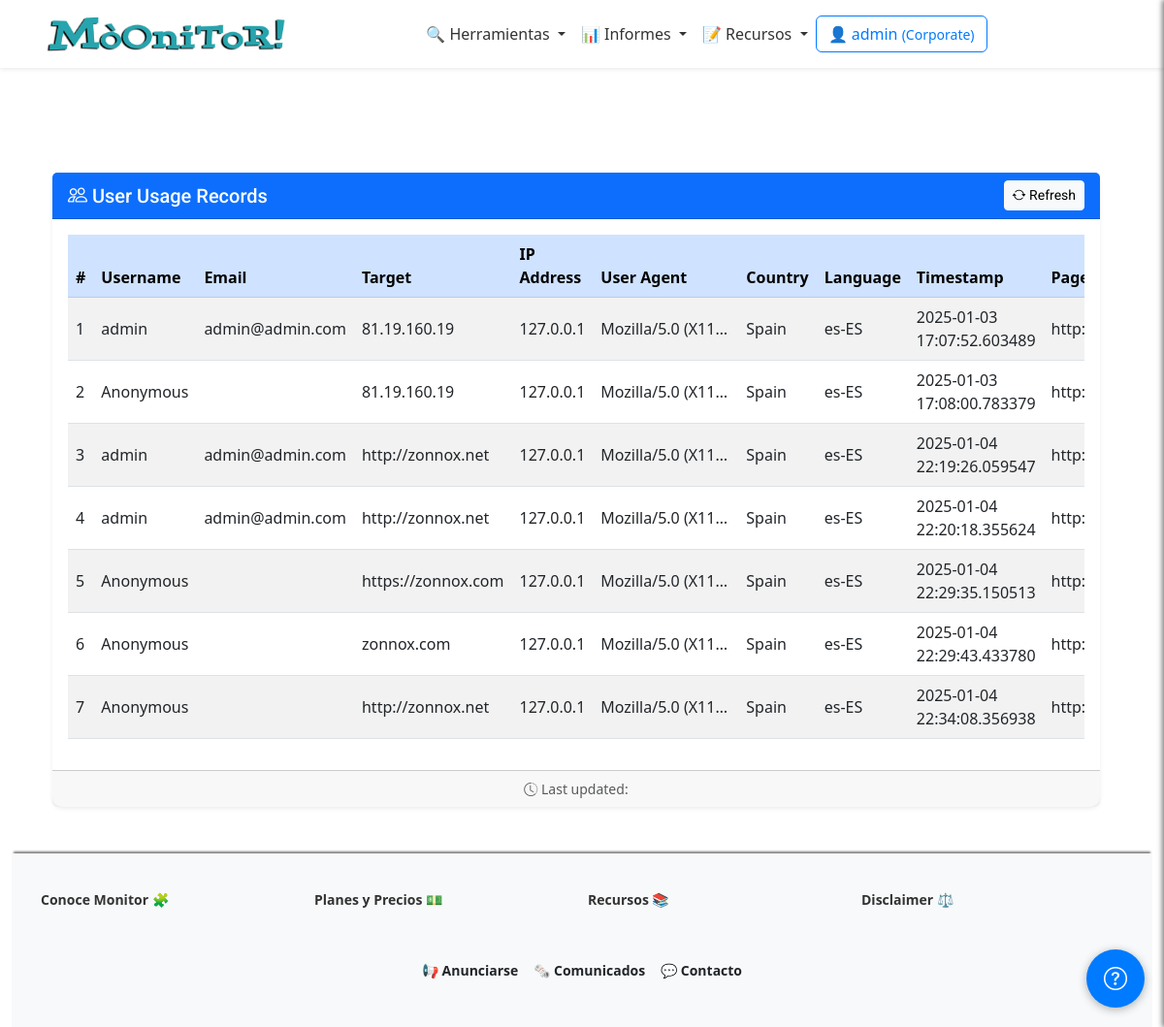
/admin/activity (signed in), run on an earlier commit of the app's database.
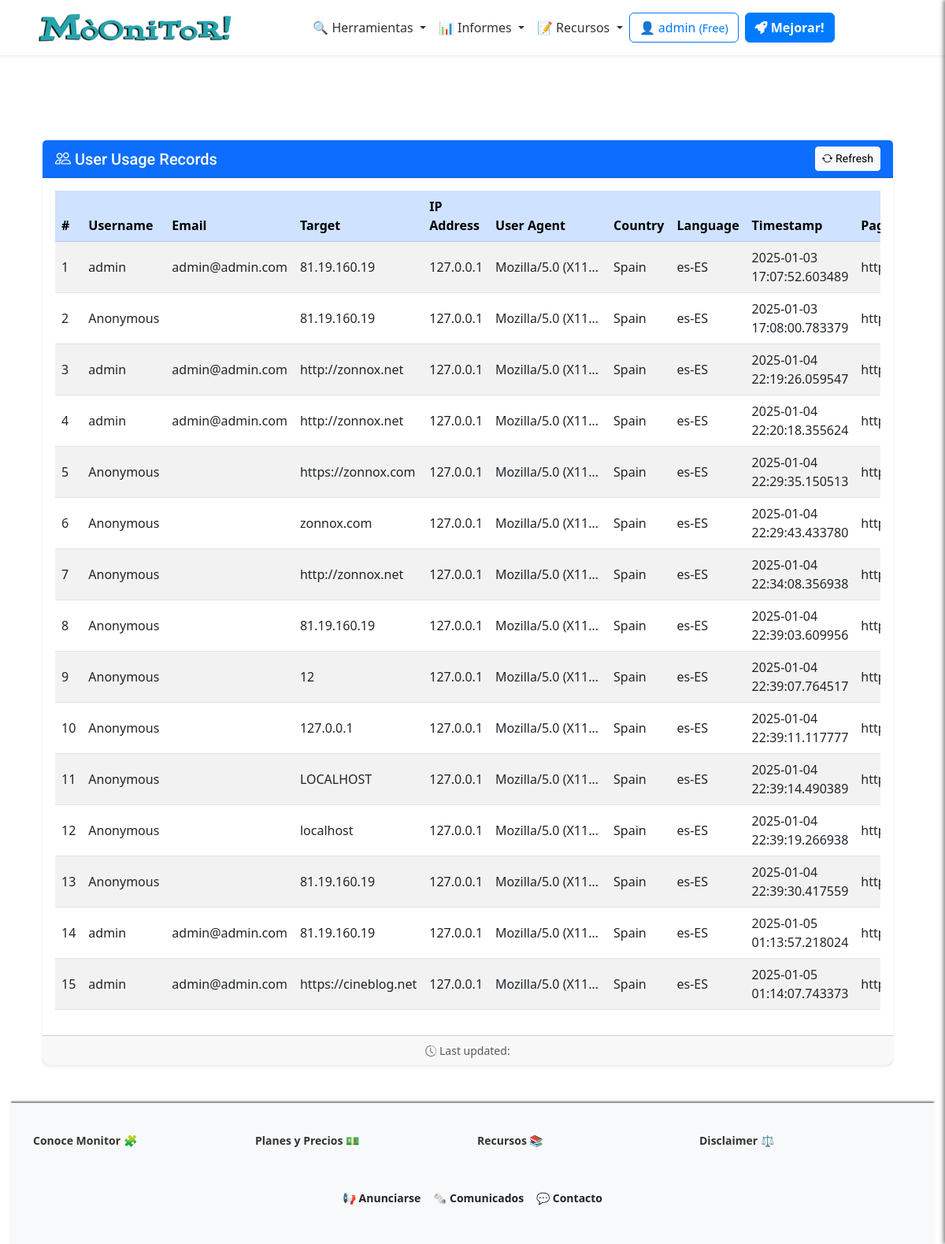
And on a later commit of the database.
### app/models/user_model.py (models this page shows, shortened)
class Users(UserMixin, db.Model):
    __tablename__ = 'Users'
    id = db.Column(db.Integer, primary_key=True)
    username = db.Column(db.String(80), unique=True, nullable=False)
    email = db.Column(db.String(120), unique=True, nullable=False)
    password_hash = db.Column(db.String(255), nullable=False)
    token = db.Column(db.String(255), index=True, unique=True)
    active = db.Column(db.Boolean, default=False)
    registered_on = db.Column(db.DateTime, nullable=False, default=datetime.datetime.utcnow)
    config = db.Column(JSONType)
    role = db.Column(db.String(20), nullable=False, default='usuario')
    subscription_plan = db.Column(Enum('Free', 'Pro', 'Corporate', name='subscription_plans'), default='Free')
    subscription_currency = db.Column(db.String(3), default='USD')  # ISO currency codes (e.g., USD, EUR)
    subscription_expiration = db.Column(db.DateTime, nullable=True)
    subscription_frequency = db.Column(Enum('Monthly', 'Annually', name='subscription_frequency'), default='Monthly')
    primary_payment = db.Column(JSONType, nullable=True)  # IBAN, SWIFT, etc.
    secondary_payment = db.Column(JSONType, nullable=True)
    transactions = db.relationship('Transaction', backref='user', lazy=True)

### app/models/usage_model.py (models this page shows, shortened)
class Activity(db.Model):
    __tablename__='Activity'
    id = db.Column(db.Integer, primary_key=True)
    username = db.Column(db.String(64))
    target = db.Column(db.String(256))
    email = db.Column(db.String(120))
    ip_address = db.Column(db.String(15))
    user_agent = db.Column(db.String(256))
    country = db.Column(db.String(64))
    language = db.Column(db.String(64))
    timestamp = db.Column(db.DateTime, index=True, default=datetime.utcnow())
    page_url = db.Column(db.String(256))

### app/views/logs_views.py (the view)
@app.route('/admin/activity')
@login_required
def activity():
    breadcrumbs = [
    {'url': '/admin', 'text': 'Admin'},
    {'url': '/admin/activity', 'text': 'Actividad'}
    ]
    records = Activity.query.all()
    return render_template('activity.html', records=records, breadcrumbs=breadcrumbs)

### app/__init__.py (called while the page is built)
@app.context_processor
def inject_sidebar_info():
    return dict(is_admin=current_user.is_authenticated and current_user.role == 'admin')

@app.context_processor
def inject_breadcrumb():
    breadcrumbs = [
        {'url': '/', 'text': 'Inicio'},
        {'url': '/profile', 'text': 'Opcion 1'},
        {'url': '/profile/edit', 'text': 'Sub opcion 1'}
    ]
    return {'breadcrumbs': breadcrumbs}

@app.context_processor
def inject_grouped_tools():
    grouped_tools = {}
    for category, tools_in_category in groupby(sorted(tools, key=itemgetter('category')), key=itemgetter('category')):
        subcategories = {}
        for subcategory, tools_in_subcategory in groupby(sorted(tools_in_category, key=itemgetter('subcategory')), key=itemgetter('subcategory')):
            subcategories[subcategory] = list(tools_in_subcategory)
        grouped_tools[category] = subcategories
    return dict(grouped_tools=grouped_tools)

@login_manager.user_loader
def load_user(user_id):
    return Users.query.get(int(user_id))

### app/templates/activity.html (shortened to what this page needs)
{% extends "base.html" %}
{% block content %}
<div class="container my-5">
    <div class="row">
        <div class="col-12">
            <div class="card shadow-sm border-0">
                <div class="card-header bg-primary text-white d-flex justify-content-between align-items-center">
                    <h2 class="h5 mb-0"><i class="bi bi-people"></i> User Usage Records</h2>
                    <button class="btn btn-light btn-sm">
                        <i class="bi bi-arrow-repeat"></i> Refresh
                    </button>
                </div>
                <div class="card-body">
                    {% if records %}
                    <div class="table-responsive">
                        <table id="usageRecordsTable" class="table table-striped table-hover align-middle">
                            <thead class="table-primary">
                                <tr>
                                    <th>#</th>
                                    <th>Username</th>
                                    <th>Email</th>
                                    <th>Target</th>
                                    <th>IP Address</th>
                                    <th>User Agent</th>
                                    <th>Country</th>
                                    <th>Language</th>
                                    <th>Timestamp</th>
                                    <th>Page URL</th>
                                </tr>
                            </thead>
                            <tbody>
                                {% for record in records %}
                                <tr>
                                    <td>{{ record.id }}</td>
                                    <td>{{ record.username }}</td>
                                    <td>{{ record.email }}</td>
                                    <td>{{ record.target }}</td>
                                    <td>{{ record.ip_address }}</td>
                                    <td class="text-truncate" style="max-width: 150px;" title="{{ record.user_agent }}">
                                        {{ record.user_agent }}
                                    </td>
                                    <td>{{ record.country }}</td>
                                    <td>{{ record.language }}</td>
                                    <td>{{ record.timestamp }}</td>
                                    <td class="text-truncate" style="max-width: 150px;" title="{{ record.page_url }}">
                                        {{ record.page_url }}
                                    </td>
                                </tr>
                                {% endfor %}
                            </tbody>
                        </table>
                    </div>
                    {% else %}
                    <div class="alert alert-warning text-center" role="alert">
                        <i class="bi bi-info-circle"></i> No usage records found.
                    </div>
                    {% endif %}
                </div>
                <div class="card-footer text-muted text-center small">
                    <i class="bi bi-clock-history"></i> Last updated: {{ current_time }}
                </div>
            </div>
        </div>
    </div>
</div>
{% endblock %}

### app/templates/base.html (shortened to what this page needs)
<!DOCTYPE html>
<html lang="en">
<head>
    <link href="https://cdn.jsdelivr.net/npm/bootstrap@5.3.0-alpha1/dist/css/bootstrap.min.css" rel="stylesheet">
    <link href="https://cdnjs.cloudflare.com/ajax/libs/font-awesome/6.0.0-beta3/css/all.min.css" rel="stylesheet">
    <link href="https://cdn.jsdelivr.net/npm/simple-datatables@latest/dist/style.css" rel="stylesheet">
    <link rel="stylesheet"
        href="https://cdnjs.cloudflare.com/ajax/libs/bootstrap-icons/1.8.1/font/bootstrap-icons.min.css">
    <link rel="stylesheet" href="{{ url_for('static', filename='css/style.css') }}">
</head>
<body>
    {% include 'inc/header.html' %}
    <div class="container-fluid">
        <div class="row-0">
            <div class="col" id="main-content">
                <div class="container mt-0">
                    {% block content %}
                    {% endblock %}
                </div>
                {% include 'inc/footer.html' %}
            </div>
        </div>
    </div>
    {% if current_user.subscription_plan == "Corporate" %}
    {% include 'inc/helpdesk.html' %}
    {% endif %}
</body>
</html>

### app/templates/inc/header.html
<header class="header">
  {% include 'inc/navbar.html' %}
</header>

### app/templates/inc/navbar.html (shortened to what this page needs)
<nav class="navbar navbar-expand-lg navbar-light bg-white shadow-sm">
  <div class="container">
    <a class="navbar-brand mx-auto" href="{{ url_for('index') }}">
      <img src="{{ url_for('static', filename='logo.png') }}" alt="Logo" height="50"
        class="d-inline-block align-text-top">
    </a>
    <div class="collapse navbar-collapse justify-content-center" id="navbarNav">
      <ul class="navbar-nav align-items-center">
        <li class="nav-item dropdown">
          <a class="nav-link dropdown-toggle" href="#" id="domainDnsDropdown" role="button" data-bs-toggle="dropdown"
            aria-expanded="false">
            🔍 Herramientas
          </a>
        </li>
        <li class="nav-item dropdown">
          <a class="nav-link dropdown-toggle" href="#" id="domainDnsDropdown" role="button" data-bs-toggle="dropdown"
            aria-expanded="false">
            📊 Informes
          </a>
        </li>
        <li class="nav-item dropdown">
          <a class="nav-link dropdown-toggle" href="#" id="domainDnsDropdown" role="button" data-bs-toggle="dropdown"
            aria-expanded="false">
            📝 Recursos
          </a>
        </li>
      </ul>
    <div class="d-flex flex-column flex-sm-row align-items-center justify-content-center ms-0 mb-3 mt-3">
      {% if current_user.is_authenticated %}
          <a href="/dashboard" class="btn btn-outline-primary mb-2 mb-sm-0 me-sm-2">
              <span class="item-responsive">👤 {{ current_user.username }}
                  <small>({{ current_user.subscription_plan }})</small>
              </span>
          </a>
          {% if current_user.subscription_plan == "Free" %}
              <a class="btn btn-primary mb-2 mb-sm-0 me-sm-2 text-decoration-none fw-semibold" href="{{ url_for('edit_subscription') }}">
                  <i class="fa-solid fa-rocket"></i> Mejorar!
              </a>
          {% elif current_user.subscription_plan == "Pro" %}
              <a class="btn btn-primary mb-2 mb-sm-0 me-sm-2 text-decoration-none fw-semibold" href="{{ url_for('edit_subscription') }}">
                  <i class="fa-solid fa-crown"></i> Probar Corporate!
              </a>
          {% endif %}
      {% endif %}
  </div>
    </div>
  </div>
</nav>

### app/templates/inc/footer.html
<footer>
  <div class="container">
    <div class="row">
      <div class="col-md-3 footer-column">
        <h6 class="dropdown-header">Conoce Monitor 🧩</h6>
      </div>
      <div class="col-md-3 footer-column">
        <h6 class="dropdown-header">Planes y Precios 💵</h6>
      </div>
      <div class="col-md-3 footer-column">
        <h6 class="dropdown-header">Recursos 📚</h6>
      </div>
      <div class="col-md-3 footer-column">
        <h6 class="dropdown-header">Disclaimer ⚖️</h6>
      </div>
    </div>
  </div>
  <div class="top-bar d-flex justify-content-center align-items-center py-2 bg-light">
    <div class="d-flex flex-wrap gap-3">
      <a href="#" class="text-dark text-decoration-none fw-semibold">📢 Anunciarse</a>
      <a href="#" id="showSidebar" class="text-dark text-decoration-none fw-semibold">🗞️ Comunicados</a>
      <a href="#" class="text-dark text-decoration-none fw-semibold">💬 Contacto</a>
    </div>
  </div>
</footer>

### app/templates/inc/helpdesk.html (shortened to what this page needs)
 <div class="help-bubble" id="helpBubble">
    <i class="bi bi-question-circle"></i>
  </div>

### app/static/css/style.css (style rules this page uses)
:root { --primary-color: #007bff; --secondary-color: #6c757d; --background-color: #f8f9fa; --text-color: #212529; --info-color: #7c71c5; --navbar-background: white; --navbar-shadow: 0 4px 2px -2px rgba(0, 0, 0, 0.1); --navbar-link: #333; --white: #fff; --featured-column: #f9f9f9; --menu-header: #000; --menu-separator: #ccc; }
body { display: flex; flex-direction: column; min-height: 100vh; background-image: url('https://ciberpunk.es/wp-content/uploads/2020/12/finance4-section-bg2.png'); background-repeat: repeat-y; background-blend-mode: normal; }
.container-fluid { flex: 1; }
.info-bar, .top-bar { font-size: 14px; padding: 5px 0; }
.top-bar a { color: var(--text-color) !important; text-decoration: none; }
.navbar { background-color: var(--navbar-background); box-shadow: var(--navbar-shadow); width: 100%; display: block; padding: 0; box-shadow: var(--navbar-shadow); position: relative; }
.navbar-nav .nav-link { color: var(--navbar-link); }
.btn-primary { background-color: var(--primary-color); border-color: var(--primary-color); }
.btn-outline-primary { border-color: var(--primary-color); color: var(--primary-color); }
footer { background-color: #f8f9fa; padding: 40px 0; color: #333; box-shadow: 0 -4px 2px -2px gray; }
footer .footer-column { margin-bottom: 30px; }
footer .footer-column h6 { font-weight: bold; margin-bottom: 15px; }
#main-content { margin-top: 60px; }
.row { margin-right: 0 !important; }

### app/templates/inc/navbar.html (style rules this page uses)
.dropdown-header { font-weight: bold; margin-bottom: 2px; }

### app/templates/activity.html (style rules this page uses)
.card { border-radius: 10px; }
.card-header { font-family: 'Roboto', sans-serif; font-weight: 700; }
.table-striped > tbody > tr:nth-of-type(odd) { background-color: #f8f9fa; }
.text-truncate { white-space: nowrap; overflow: hidden; text-overflow: ellipsis; }

What changed in the data, as far as the page shows it:
changed Users "admin": subscription_plan "Corporate" → "Free"
added Activity: id "8", username "Anonymous", target "81.19.160.19", ip_address "127.0.0.1", user_agent "Mozilla/5.0 (X11…", country "Spain", language "es-ES", timestamp "2025-01-04 22:39:03.609956", page_url "http://127.0.0.1:…"
added Activity: id "9", username "Anonymous", target "12", ip_address "127.0.0.1", user_agent "Mozilla/5.0 (X11…", country "Spain", language "es-ES", timestamp "2025-01-04 22:39:07.764517", page_url "http://127.0.0.1:…"
added Activity: id "10", username "Anonymous", target "127.0.0.1", ip_address "127.0.0.1", user_agent "Mozilla/5.0 (X11…", country "Spain", language "es-ES", timestamp "2025-01-04 22:39:11.117777", page_url "http://127.0.0.1:…"
added Activity: id "11", username "Anonymous", target "LOCALHOST", ip_address "127.0.0.1", user_agent "Mozilla/5.0 (X11…", country "Spain", language "es-ES", timestamp "2025-01-04 22:39:14.490389", page_url "http://127.0.0.1:…"
added Activity: id "12", username "Anonymous", target "localhost", ip_address "127.0.0.1", user_agent "Mozilla/5.0 (X11…", country "Spain", language "es-ES", timestamp "2025-01-04 22:39:19.266938", page_url "http://127.0.0.1:…"
added Activity: id "13", username "Anonymous", target "81.19.160.19", ip_address "127.0.0.1", user_agent "Mozilla/5.0 (X11…", country "Spain", language "es-ES", timestamp "2025-01-04 22:39:30.417559", page_url "http://127.0.0.1:…"
added Activity: id "14", username "admin", email "admin@admin.com", target "81.19.160.19", ip_address "127.0.0.1", user_agent "Mozilla/5.0 (X11…", country "Spain", language "es-ES", timestamp "2025-01-05 01:13:57.218024", page_url "http://127.0.0.1:…"
added Activity: id "15", username "admin", email "admin@admin.com", target "https://cineblog.net", ip_address "127.0.0.1", user_agent "Mozilla/5.0 (X11…", country "Spain", language "es-ES", timestamp "2025-01-05 01:14:07.743373", page_url "http://127.0.0.1:…"
Also different on the page:
text now shown: "Mejorar!"
